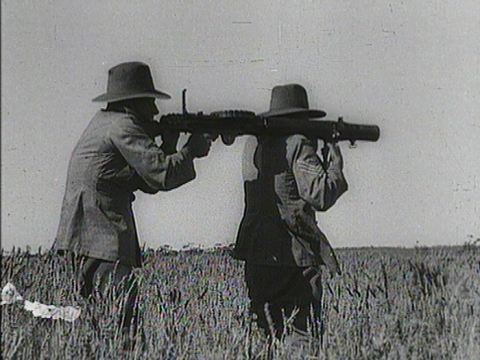
#> input picture .motor/base/fotos/ametralladora.jpg, 480 x 360 px
$ python portada.py base/fotos/ametralladora.jpg base/fotos/ametralladora.jpg base/fotos/ametralladora.jpg base/fotos/ametralladora.jpg base/fotos/ametralladora.jpg
#> lines starting #> are read from the running program, lines starting #| are printed output that depends on the picture
"""Portada: un fotograma de la escena + titular en dos placas (acento arriba, negra abajo)."""
import sys
from PIL import Image, ImageDraw, ImageFont, ImageFilter
esc, arriba, abajo, salida = sys.argv[1:5]
limpio = sys.argv[5] if len(sys.argv) > 5 else None
import os
F = os.path.join(os.path.dirname(os.path.abspath(__file__)), 'fuentes', 'BagelFatOne-Regular.ttf')
im = Image.open(esc).convert('RGB').resize((1080,1920))
if limpio:  # el mostrador sin subtítulos, de un fotograma donde no hay
    im.paste(Image.open(limpio).convert('RGB').resize((1080,1920)).crop((0,1250,1080,1920)), (0,1250))
# recorta al escenario y lo agranda un poco: la portada de 3:4 de IG ve el centro
d = ImageDraw.Draw(im)
def placa(txt, y, fondo, color, tam, rot):
#> called with txt = 'base/fotos/ametralladora.jpg', y = 1265, fondo = '#ffd23f', color = '#2b1e2e', tam = 96, rot = 3
    f = ImageFont.truetype(F, tam)
    while d.textlength(txt, font=f) > 860: tam -= 4; f = ImageFont.truetype(F, tam)
#> this loop made 10 passes
#> tam on passes 1 to 10: 92, 88, 84, 80, 76, 72, 68, 64, 60, 56
#> after the loop, tam = 56
    w = d.textlength(txt, font=f)
#> w = 810.3
    capa = Image.new('RGBA', (int(w)+120, tam+90), (0,0,0,0)); c = ImageDraw.Draw(capa)
#> after `capa = Image.new('RGBA', (int(w) + 120, tam + 90), (0, 0, 0, 0))`: capa: PIL image 930x146 RGBA; every value is 0
    c.rounded_rectangle([10,10,capa.width-10,capa.height-10], 26, fill=fondo, outline='#fff8ea', width=10)
    bb = c.textbbox((0,0), txt, font=f); c.text((60 - bb[0], (capa.height - (bb[3]-bb[1]))//2 - bb[1]), txt, font=f, fill=color)
#> after `bb = c.textbbox((0, 0), txt, font=f)`: bb = (0, 9, 810, 64)
    capa = capa.rotate(rot, expand=True, resample=Image.BICUBIC)
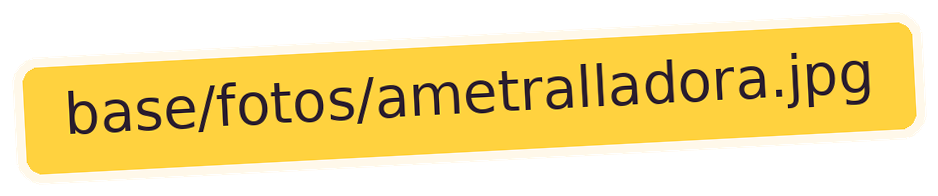
#> capa: PIL image 938x196 RGBA; mean R, G, B, A 149.4, 127.3, 58.5, 159.6; transparent parts drawn white
    sombra = Image.new('RGBA', capa.size, (20,8,20,0)); sombra.putalpha(capa.split()[3].point(lambda a: a*0.5))
    sombra = sombra.filter(ImageFilter.GaussianBlur(14))
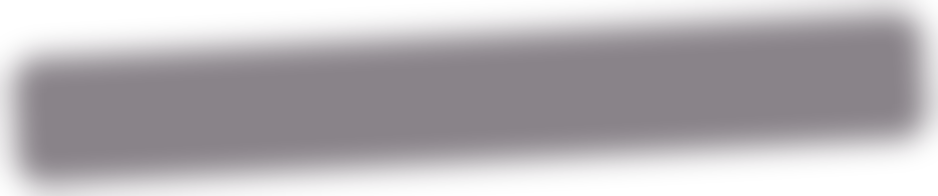
#> sombra: PIL image 938x196 RGBA; mean R, G, B, A 20, 8, 20, 79.8; transparent parts drawn white
    x = (1080 - capa.width)//2
#> x = 71
    im.paste(sombra, (x+12, y+18), sombra); im.paste(capa, (x, y), capa)
#> after `im.paste(capa, (x, y), capa)`:
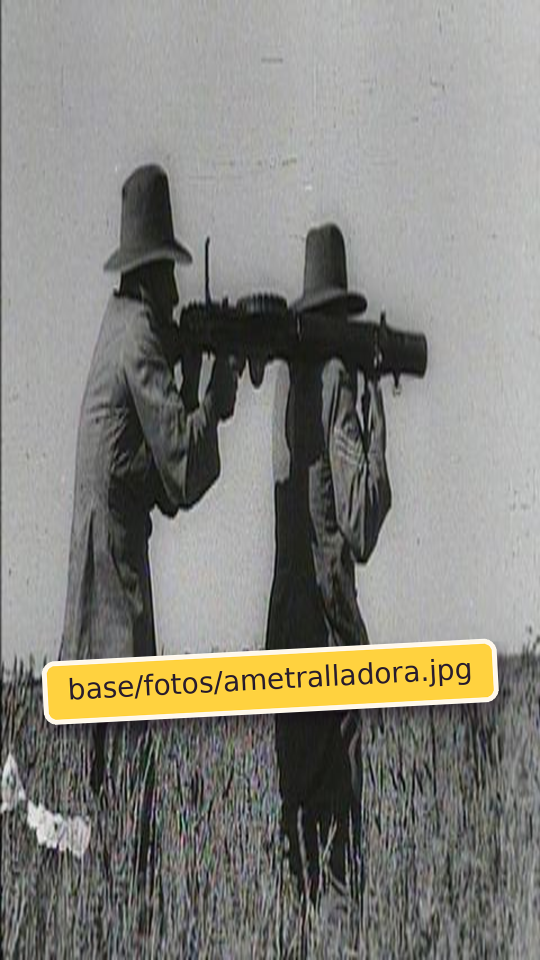
#> im: PIL image 1080x1920 RGB (shown at 1/2 size); mean R, G, B 133.5, 132.2, 124.8
    return y + capa.height
fin = placa(arriba, 1265, '#ffd23f', '#2b1e2e', 96, 3)
#> fin = 1461
placa(abajo, fin - 30, '#2b1e2e', '#fff8ea', 120, -2)
#> call 2 of placa, with txt = 'base/fotos/ametralladora.jpg', y = 1431, fondo = '#2b1e2e', color = '#fff8ea', tam = 120, rot = -2
#> the loop in placa (call 2), `while d.textlength(txt, font=f) > 860: tam -= 4; f = ImageFont.truetyp..` made 16 passes
#> tam on passes 1 to 12: 116, 112, 108, 104, 100, 96, 92, 88, 84, 80, 76, 72
#> after the loop in placa (call 2), `while d.textlength(txt, font=f) > 860: tam -= 4; f = ImageFont.truetyp..`: tam = 56
#> in placa (call 2), `capa = capa.rotate(rot, expand=True, resample=Image.BICUBIC)`:
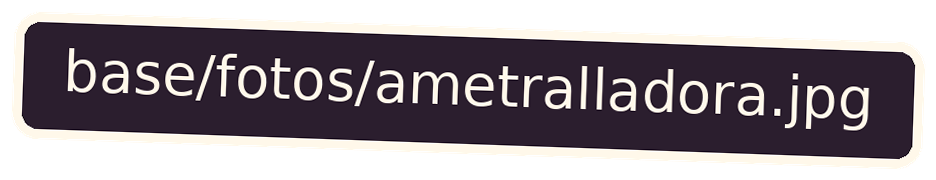
#> capa: PIL image 936x180 RGBA; mean R, G, B, A 68.1, 60.5, 66.3, 174.2; transparent parts drawn white
#> in placa (call 2), `sombra.putalpha(capa.split()[3].point(lambda a: a * 0.5))`:
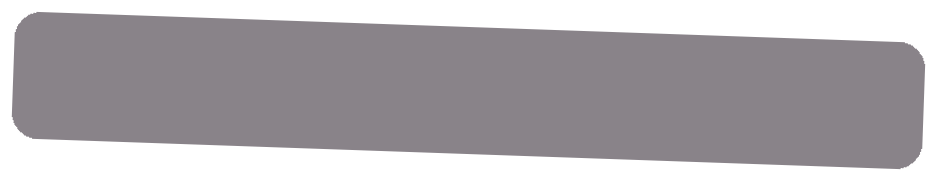
#> sombra: PIL image 936x180 RGBA; mean R, G, B, A 20, 8, 20, 87.4; transparent parts drawn white
#> in placa (call 2), `sombra = sombra.filter(ImageFilter.GaussianBlur(14))`:
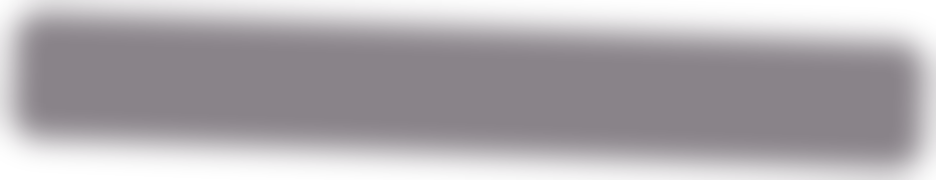
#> sombra: PIL image 936x180 RGBA; mean R, G, B, A 20, 8, 20, 87; transparent parts drawn white
#> in placa (call 2), `im.paste(capa, (x, y), capa)`:
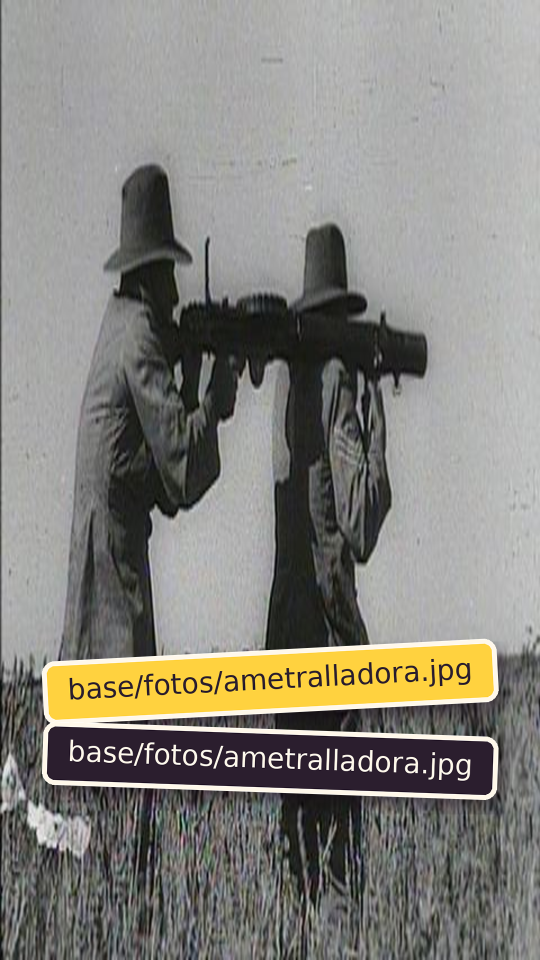
#> im: PIL image 1080x1920 RGB (shown at 1/2 size); mean R, G, B 134.3, 132.3, 125.6
im.save(salida, quality=92); print(salida)
#| base/fotos/ametralladora.jpg
